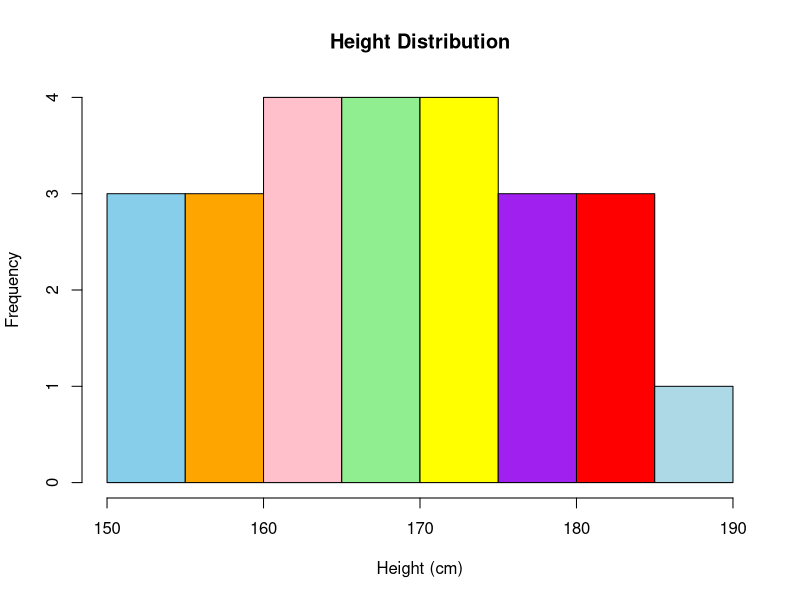

Generate this figure with R:
height<-c(150,152,155,156,158,160,161,162,164,165,166,168,169,170,171,172,174,175,176,178,180,181,183,185,188)

hist(height,
     breaks=seq(150,190,by=5),
     col=c("skyblue","orange","pink","lightgreen","yellow","purple","red","lightblue"),
     main="Height Distribution",
     xlab="Height (cm)",
     ylab="Frequency")
